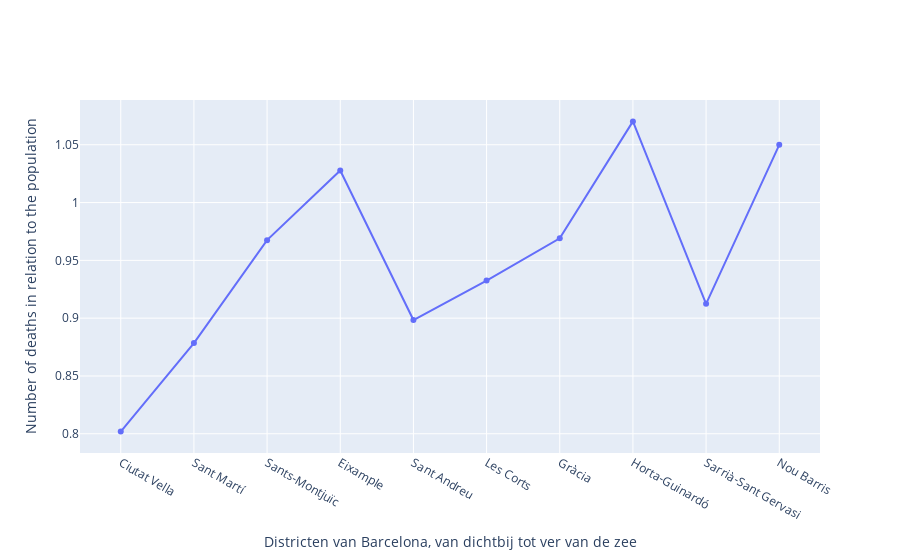

Notebook code for this chart:
### Code cell
#bubble chart maken
fig2 = go.Figure(data=[go.Scatter(
    x= deaths_district.index, 
    y= deaths_of_population,
    mode = 'lines + markers',
)])

fig2.update_layout(
    yaxis_title = 'Number of deaths in relation to the population', 
    xaxis_title = 'Districten van Barcelona, van dichtbij tot ver van de zee'
)

# plus nog tekst over de hovers ook over de grootte
fig2.show()

### Figure 1 — Plotly figure (JSON) as saved in the notebook; plotly's stock layout.template omitted (floating-point values rounded to 4 significant figures)
{"data": [{"mode": "lines+markers", "type": "scatter", "x": ["Ciutat Vella", "Sant Martí", "Sants-Montjuïc", "Eixample", "Sant Andreu", "Les Corts", "Gràcia", "Horta-Guinardó", "Sarrià-Sant Gervasi", "Nou Barris"], "y": [0.8019, 0.8785, 0.9675, 1.028, 0.8984, 0.9326, 0.9691, 1.07, 0.9124, 1.05]}], "layout": {"xaxis": {"title": {"text": "Districten van Barcelona, van dichtbij tot ver van de zee"}}, "yaxis": {"title": {"text": "Number of deaths in relation to the population"}}}}
